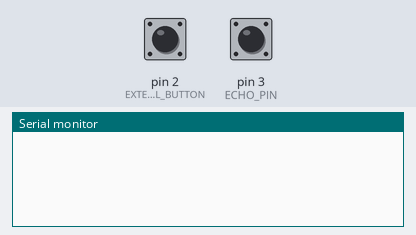
This sketch was run on a simulated Arduino Uno, built with avr-gcc and run on an emulated ATmega328P. Parts: the last lines printed to the serial monitor. The test bench sets the inputs (shaded band); at power-on: pin 2 (EXTERNAL_BUTTON) HIGH, pin 3 (ECHO_PIN) LOW.

Above: at 1.2 s.
1.3 s: pin 2 (EXTERNAL_BUTTON) pulled LOW for 0.15 s
At 1.8 s:
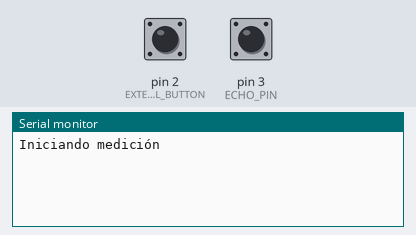
2.9 s: pin 3 (ECHO_PIN) pulsed HIGH 2 times (0.12 s each, 0.3 s apart)
At 4.0 s:
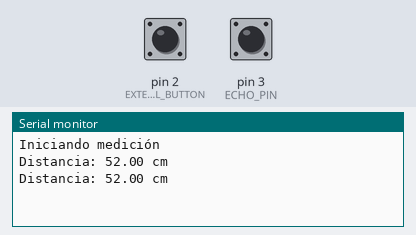

Measured:
- after the input at 1.3 s, the serial monitor: prints a new line at once (image 1)
- after the input at 2.9 s, the serial monitor: prints a new line after 0.12 s (image 2)

The sketch:

HCSR-04_delays.ino
```cpp
/*Aqui se configuran los pines donde debemos conectar el sensor*/
#define TRIGGER_PIN         12
#define ECHO_PIN            3
#define EXTERNAL_BUTTON     2


/*Variables auxiliares para el debouncing del botón*/
bool state_now = false;
bool state_previous = false;

/* Variable auxiliar para controlar la medición */
bool measure = false;
int delta_time = 0;
float distance = 0;
void setup() {
  // Inicialización de pines
  pinMode(TRIGGER_PIN, OUTPUT);
  pinMode(ECHO_PIN, INPUT);
  pinMode(EXTERNAL_BUTTON, INPUT_PULLUP);
  // Inicialización de UART
  Serial.begin(115200);
}

// the loop function runs over and over again forever
void loop() {
  state_now = digitalRead(EXTERNAL_BUTTON);
  if ((state_now == false) && (state_previous == true)){ /* Detección de flanco descendente */
    measure = !measure;
    switch(measure){
      case 1:
        Serial.println("Iniciando medición");
      break;
      case 0:
        Serial.println("Deteniendo medición");
      break;
      }
  }

  if(measure){

      delta_time = 0;
      digitalWrite(TRIGGER_PIN, HIGH);
      delayMicroseconds(10);
      digitalWrite(TRIGGER_PIN, LOW);
      while(!digitalRead(ECHO_PIN)){
      //while(!(PIND & B00001000)){
       /* Espero el flanco de subida */
       }
       //while(digitalRead(ECHO_PIN)){
       while(PIND & B00001000){
       /* Llego el flanco, ahora llevo la cuenta del tiempo */
       delta_time++;
       delayMicroseconds(1);
       //delya1uS();
       }
      //delta_time = pulseIn(ECHO_PIN, HIGH); //obtenemos el ancho del pulso
       distance = delta_time/58;
       Serial.print("Distancia: ");
       Serial.print(distance);
       Serial.println(" cm");
  }else{


  }

  state_previous = digitalRead(EXTERNAL_BUTTON);
  delay(100);                       // wait
}

void delya1uS(void){
  __asm__("nop\n\t");
  __asm__("nop\n\t");
  __asm__("nop\n\t");
  __asm__("nop\n\t");
  __asm__("nop\n\t");
  __asm__("nop\n\t");
  __asm__("nop\n\t");
  __asm__("nop\n\t");
  __asm__("nop\n\t");
  __asm__("nop\n\t");
  __asm__("nop\n\t");
  __asm__("nop\n\t");
  __asm__("nop\n\t");
  __asm__("nop\n\t");
  __asm__("nop\n\t");
  __asm__("nop\n\t");
  }
```
